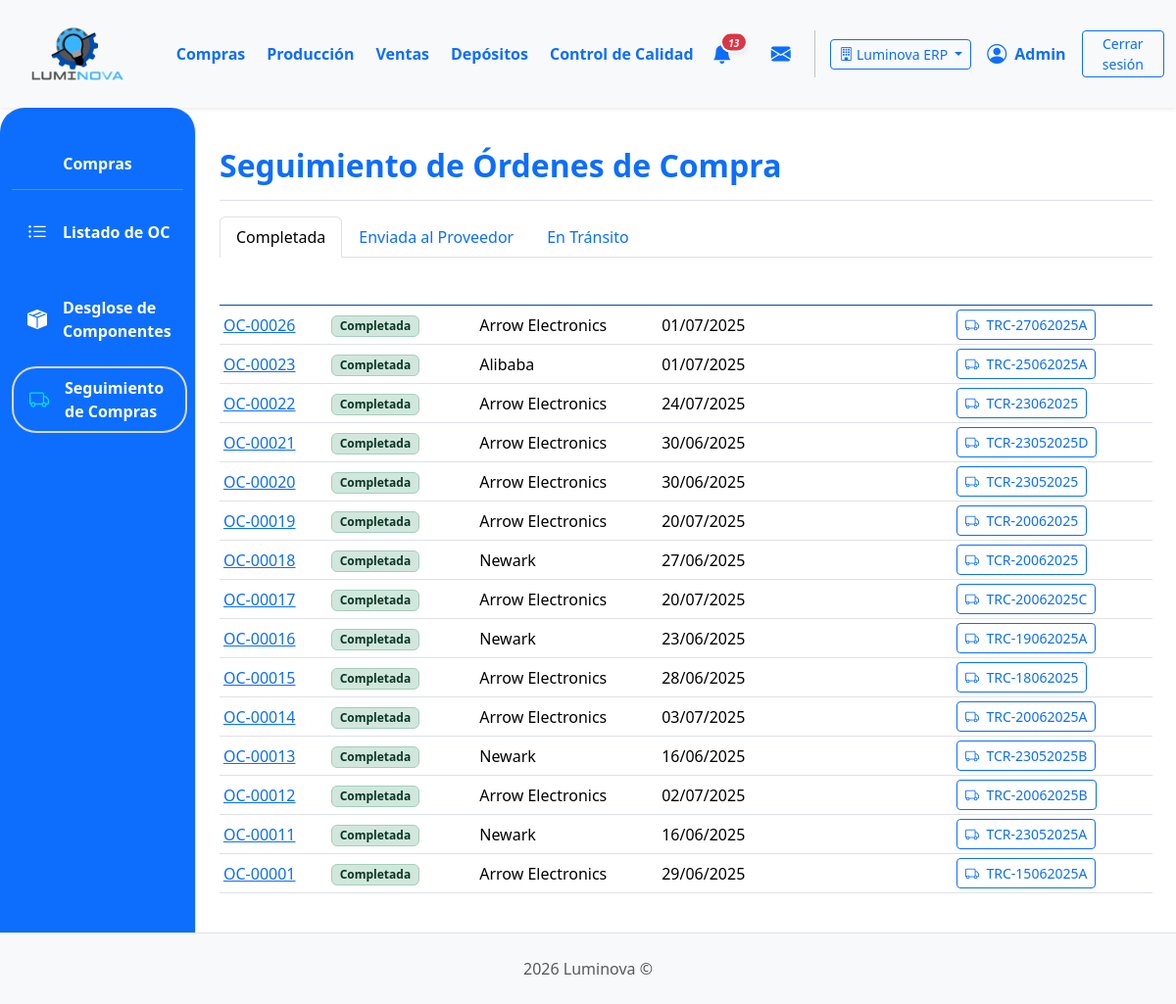
Page /compras/compras/seguimiento/ (signed in) on the committed database.
### App_LUMINOVA/models.py (models this page shows, shortened)
class Empresa(models.Model):
    nombre = models.CharField(max_length=150, unique=True)
    razon_social = models.CharField(max_length=255, blank=True)
    cuit = models.CharField(max_length=20, blank=True)
    direccion = models.CharField(max_length=255, blank=True)
    telefono = models.CharField(max_length=50, blank=True)
    email = models.EmailField(blank=True)
    fecha_creacion = models.DateTimeField(auto_now_add=True)
    activa = models.BooleanField(default=True)
    class Meta:
        verbose_name = "Empresa"
        verbose_name_plural = "Empresas"

class EmpresaScopedModel(models.Model):
    empresa = models.ForeignKey(
        'Empresa',
        on_delete=models.PROTECT,
        related_name="%(app_label)s_%(class)s",
        null=True,
        blank=True,
    )
    EMPRESA_FALLBACK_FIELDS = ()
    class Meta:
        abstract = True

class Orden(EmpresaScopedModel):
    EMPRESA_FALLBACK_FIELDS = ("deposito", "insumo_principal")
    TIPO_ORDEN_CHOICES = [
        ("compra", "Orden de Compra"),
    ]
    ESTADO_ORDEN_COMPRA_CHOICES = [
        ("BORRADOR", "Borrador"),
        ("APROBADA", "Aprobada"),
        ("ENVIADA_PROVEEDOR", "Enviada al Proveedor"),
        ("CONFIRMADA_PROVEEDOR", "Confirmada por Proveedor"),
        ("EN_TRANSITO", "En Tránsito"),
        ("RECIBIDA_PARCIAL", "Recibida Parcialmente"),
        ("RECIBIDA_TOTAL", "Recibida Totalmente"),
        ("COMPLETADA", "Completada"),
        ("CANCELADA", "Cancelada"),
    ]
    numero_orden = models.CharField(
        max_length=20, unique=True, verbose_name="N° Orden de Compra"
    )
    tipo = models.CharField(max_length=20, choices=TIPO_ORDEN_CHOICES, default="compra")
    fecha_creacion = models.DateTimeField(default=timezone.now)
    proveedor = models.ForeignKey(
        Proveedor,
        on_delete=models.PROTECT,
        related_name="ordenes_de_compra_a_proveedor",
    )
    estado = models.CharField(
        max_length=30, choices=ESTADO_ORDEN_COMPRA_CHOICES, default="BORRADOR"
    )
    insumo_principal = models.ForeignKey(
        Insumo,
        on_delete=models.SET_NULL,
        null=True,
        blank=True,
        verbose_name="Insumo Principal",
    )
    cantidad_principal = models.PositiveIntegerField(
        null=True, blank=True, verbose_name="Cantidad Insumo Principal"
    )
    precio_unitario_compra = models.DecimalField(
        max_digits=10,
        decimal_places=2,
        null=True,
        blank=True,
        verbose_name="Precio Unit. Compra (de la oferta)",
    )
    deposito = models.ForeignKey(
        'Deposito',
        on_delete=models.PROTECT,
        null=True,
        blank=True,
        related_name='ordenes_de_compra',
        verbose_name='Depósito que solicita',
        help_text='Depósito que origina la solicitud de compra',
    )
    fecha_estimada_entrega = models.DateField(null=True, blank=True)
    numero_tracking = models.CharField(max_length=50, null=True, blank=True)
    notas = models.TextField(blank=True, null=True)
    class Meta:
        verbose_name = "Orden de Compra"
        verbose_name_plural = "Órdenes de Compra"
        ordering = ['-fecha_creacion']
        indexes = [
            models.Index(fields=['empresa', 'estado']),
            models.Index(fields=['empresa', 'deposito']),
            models.Index(fields=['estado', 'fecha_creacion']),
            models.Index(fields=['proveedor', 'estado']),
        ]

class Proveedor(EmpresaScopedModel):
    nombre = models.CharField(max_length=100)  # ❌ Quitado unique=True (multi-tenant fix)
    contacto = models.CharField(max_length=100, blank=True)
    telefono = models.CharField(max_length=25, blank=True)
    email = models.EmailField(blank=True, null=True)
    class Meta:
        unique_together = ('nombre', 'empresa')
        verbose_name = "Proveedor"
        verbose_name_plural = "Proveedores"
        ordering = ['nombre']
        indexes = [
            models.Index(fields=['empresa', 'nombre']),
        ]

### App_LUMINOVA/views_compras.py (the view)
# urls.py: path("compras/seguimiento/", compras_seguimiento_view, name="compras_seguimiento"),
@login_required
def compras_seguimiento_view(request):
    from collections import OrderedDict
    ESTADOS_SEGUIMIENTO = [
        "ENVIADA_PROVEEDOR",
        "EN_TRANSITO",
        "RECIBIDA_PARCIAL",
        "RECIBIDA_TOTAL",
        "COMPLETADA",
    ]
    ocs_seguimiento = filter_ordenes_compra_por_empresa(
        request,
        Orden.objects.filter(tipo="compra", estado__in=ESTADOS_SEGUIMIENTO)
        .select_related("proveedor")
        .order_by("-fecha_creacion")
    )
    estados_oc_dict = OrderedDict()
    for oc in ocs_seguimiento:
        estado = oc.estado
        nombre = oc.get_estado_display()
        if estado not in estados_oc_dict:
            estados_oc_dict[estado] = {"nombre": nombre, "ocs": []}
        estados_oc_dict[estado]["ocs"].append(oc)
    estados_oc_tabs = [(estado, data["nombre"], data["ocs"]) for estado, data in estados_oc_dict.items()]
    context = {
        "estados_oc_tabs": estados_oc_tabs,
        "titulo_seccion": "Seguimiento de Órdenes de Compra",
    }
    return render(request, "compras/seguimiento.html", context)

### App_LUMINOVA/context_processors.py (called while the page is built, shortened)
def puede_ver_deposito_sidebar(request):
    user = getattr(request, 'user', None)
    if not user or not user.is_authenticated:
        return {'puede_ver_deposito_sidebar': False}
    if user.is_superuser:
        return {'puede_ver_deposito_sidebar': True}

def empresa_actual_context(request):
    from .models import Empresa
    context = {
        'empresa_actual': None,
        'empresas_disponibles': [],
        'es_multi_empresa': False,
    }
    if request.user.is_authenticated:
        context['empresa_actual'] = getattr(request, 'empresa_actual', None)
        if request.user.is_superuser:
            empresas = Empresa.objects.filter(activa=True)
            context['empresas_disponibles'] = list(empresas)
            context['es_multi_empresa'] = empresas.count() > 1
        else:
            if hasattr(request.user, 'perfil'):
                context['empresas_disponibles'] = [request.user.perfil.empresa]
    return context

### App_LUMINOVA/empresa_filters.py (called while the page is built)
def _filter_queryset_by_empresa(request, queryset, fallback_paths=None):
    empresa_actual = getattr(request, 'empresa_actual', None)
    if not empresa_actual:
        return queryset.none()
    condition = Q(empresa=empresa_actual)
    if fallback_paths:
        fallback_condition = Q()
        for path in fallback_paths:
            fallback_condition |= Q(empresa__isnull=True) & Q(**{f"{path}__empresa": empresa_actual})
        condition |= fallback_condition
    return queryset.filter(condition)

def filter_ordenes_compra_por_empresa(request, queryset=None):
    if queryset is None:
        queryset = Orden.objects.filter(tipo='compra')
    return _filter_queryset_by_empresa(request, queryset, fallback_paths=("deposito",))

### App_LUMINOVA/threadlocals.py (called while the page is built)
def set_current_empresa(empresa):
    _locals.empresa_actual = empresa

### App_LUMINOVA/utils.py (called while the page is built)
def es_admin(user):
    if user.is_superuser:
        return True
    for grupo in user.groups.all():
        nombre_lower = grupo.name.lower()
        if nombre_lower == 'administrador' or nombre_lower.endswith('__administrador'):
            return True
    return False

def annotate_insumo_stock(queryset):
    from App_LUMINOVA.models import StockInsumo
    stock_subquery = StockInsumo.objects.filter(
        insumo=OuterRef('pk')
    ).values('insumo').annotate(
        total=Sum('cantidad')
    ).values('total')
    return queryset.annotate(
        stock_calculado=Coalesce(Subquery(stock_subquery), Value(0), output_field=IntegerField())
    )

### App_LUMINOVA/templates/compras/seguimiento.html (shortened to what this page needs)
{% extends 'padre.html' %}
{% load static %}
{% block sidebar_content %}
    {% include 'compras/compras_sidebar.html' %}
{% endblock %}
{% block content %}
<div class="d-flex justify-content-between flex-wrap flex-md-nowrap align-items-center pt-3 pb-2 mb-3 border-bottom">
    <h1 class="h2 fw-bold text-primary">Seguimiento de Órdenes de Compra</h1>
</div>
<ul class="nav nav-tabs" id="ocTabs" role="tablist">
  {% for estado, nombre, ocs in estados_oc_tabs %}
    <li class="nav-item" role="presentation">
      <button class="nav-link {% if forloop.first %}active{% endif %}" id="tab-{{ estado }}" data-bs-toggle="tab" data-bs-target="#tab-content-{{ estado }}" type="button" role="tab" aria-controls="tab-content-{{ estado }}" aria-selected="{% if forloop.first %}true{% else %}false{% endif %}">{{ nombre }}</button>
    </li>
  {% endfor %}
</ul>
<div class="tab-content mt-3" id="ocTabsContent">
  {% for estado, nombre, ocs in estados_oc_tabs %}
    <div class="tab-pane fade {% if forloop.first %}show active{% endif %}" id="tab-content-{{ estado }}" role="tabpanel" aria-labelledby="tab-{{ estado }}">
      <div class="table-responsive">
        <table class="table table-hover table-sm align-middle">
          <thead class="color-thead">
            <tr>
              <th class="align-middle">N° OC</th>
              <th class="align-middle">Estado de OC</th>
              <th class="align-middle">Proveedor</th>
              <th class="align-middle">Fecha Estimada de Entrega</th>
              <th class="align-middle">N° Tracking</th>
            </tr>
          </thead>
          <tbody>
            {% for oc in ocs %}
            <tr>
              <td class="align-middle">
                  <a href="{% url 'App_LUMINOVA:compras_detalle_oc' oc.id %}">{{ oc.numero_orden }}</a>
              </td>
              <td class="align-middle">
                  <span class="badge bg-success-subtle text-success-emphasis border border-success-subtle">
                      {{ oc.get_estado_display }}
                  </span>
              </td>
              <td class="align-middle">{{ oc.proveedor.nombre }}</td>
              <td class="align-middle">{{ oc.fecha_estimada_entrega|date:"d/m/Y"|default:"No especificada" }}</td>
              <td>
                {% if oc.numero_tracking %}
                  <a href="{% url 'App_LUMINOVA:compras_tracking_pedido' oc.id %}" class="btn btn-sm btn-outline-primary">
                      <i class="bi bi-truck me-1"></i> {{ oc.numero_tracking }}
                  </a>
                {% else %}
                  N/A
                {% endif %}
              </td>
            </tr>
            {% empty %}
            <tr>
              <td colspan="5" class="text-center fst-italic text-muted py-3">No hay órdenes en este estado.</td>
            </tr>
            {% endfor %}
          </tbody>
        </table>
      </div>
    </div>
  {% endfor %}
</div>
{% endblock %}

### App_LUMINOVA/templates/shared/header.html (shortened to what this page needs)
{% load static %}
<header>
    <nav class="navbar navbar-expand-lg navbar-light bg-light shadow-sm p-0">
        <div class="container-fluid d-flex align-items-center">
            <div class="col-md-3 col-lg-1">
                <a class="navbar-brand d-flex align-items-center ms-3" href="{% url 'App_LUMINOVA:dashboard' %}">
                    <img src="{% static 'img/logo.png' %}" alt="Luminova Logo" height="100" width="100" class="d-inline-block align-text-top me-2">
                </a>
            </div>
            <div class="collapse navbar-collapse" id="navbarContent" style="padding-left: 5%;">
                <ul class="navbar-nav mb-2 mb-lg-0 d-flex justify-content-around w-100">
                    <li class="nav-item"><a class="nav-link text-primary fw-bold" href="{% url 'App_LUMINOVA:compras_lista_oc' %} ">Compras</a></li>
                    <li class="nav-item"><a class="nav-link text-primary fw-bold" href="{% url 'App_LUMINOVA:produccion_principal' %}">Producción</a></li>
                    <li class="nav-item"><a class="nav-link text-primary fw-bold" href="{% url 'App_LUMINOVA:ventas_lista_ov' %}">Ventas</a></li>
                    <li class="nav-item"><a class="nav-link text-primary fw-bold" href="{% url 'App_LUMINOVA:seleccionar_deposito' %}">Depósitos</a></li>
                    <li class="nav-item"><a class="nav-link text-primary fw-bold" href="{% url 'App_LUMINOVA:control_calidad_view' %}">Control de Calidad</a></li>
                </ul>
                <div class="navbar-nav ms-auto d-flex flex-row align-items-center">
                    {% if user.is_authenticated %}
                        <div class="nav-item dropdown me-3">
                            <a class="nav-link px-2 position-relative d-flex align-items-center" href="#" role="button" data-bs-toggle="dropdown" aria-expanded="false" title="Notificaciones">
                                <i class="bi bi-bell-fill fs-5 text-primary">
                                    {% if total_notificaciones > 0 %}
                                    <span class="position-absolute translate-middle badge rounded-pill bg-danger shadow-sm" style="font-size: 0.5em; min-width:18px; border:2px solid #fff; margin-top: 3px; margin-left: 2px; display: inline-block; text-align: center;">{{ total_notificaciones }}</span>
                                    {% endif %}
                                </i>
                            </a>
                        </div>
                        <div class="nav-item dropdown ms-2" id="dropdown-mensajes">
                            <a class="nav-link px-2 position-relative d-flex align-items-center" href="#" id="mensajesDropdown" role="button" data-bs-toggle="dropdown" aria-expanded="false" title="Mensajes">
                                <i class="bi bi-envelope-fill fs-5 text-primary"></i>
                            </a>
                        </div>
                        <div class="nav-item d-flex align-items-center">
                            {% if empresas_disponibles|length > 1 %}
                            <div class="dropdown me-3">
                                <button class="btn btn-sm btn-outline-primary dropdown-toggle" type="button" id="empresaDropdown" data-bs-toggle="dropdown" aria-expanded="false" title="Cambiar empresa">
                                    <i class="bi bi-building"></i>
                                    <span class="d-none d-lg-inline">{{ empresa_actual.nombre|truncatechars:20 }}</span>
                                </button>
                            </div>
                            {% endif %}
                             <i class="bi bi-person-circle fs-5 text-primary"></i>
                             <span class="ms-2 fw-bold text-primary">{{ user.first_name|default:user.username|capfirst }}</span>
                        </div>
                        <div class="nav-item ms-3">
                            <a class="btn btn-outline-primary btn-sm btn-CS" href="#" id="logout-btn">Cerrar sesión</a>
                        </div>
                    {% endif %}
                </div>
            </div>
        </div>
    </nav>
</header>

### App_LUMINOVA/static/css/custom.css (style rules this page uses)
html, body { height: 100%; margin: 0; }
body { display: flex; flex-direction: column; min-height: 100vh; }
.table > thead.color-thead { --bs-table-color: white; background-color: #014BAC !important; color: white !important; border-color: #014BAC !important; }
.table > thead.color-thead > tr > th { color: inherit !important; vertical-align: middle !important; }

### App_LUMINOVA/templates/shared/header.html (style rules this page uses)
.btn-CS { --bs-btn-padding-x: 1.25rem; --bs-btn-padding-y: 0.15rem; }

### rows in the picture
Empresa: nombre "Luminova ERP"
Orden: nombre "Enviada al Proveedor"
Orden: nombre "En Tránsito"
Orden: numero_orden "OC-00026", estado "Completada", proveedor.nombre "Arrow Electronics", fecha_estimada_entrega "01/07/2025", numero_tracking "TRC-27062025A"
Orden: numero_orden "OC-00023", estado "Completada", proveedor.nombre "Alibaba", fecha_estimada_entrega "01/07/2025", numero_tracking "TRC-25062025A"
Orden: numero_orden "OC-00022", estado "Completada", proveedor.nombre "Arrow Electronics", fecha_estimada_entrega "24/07/2025", numero_tracking "TCR-23062025"
Orden: numero_orden "OC-00021", estado "Completada", proveedor.nombre "Arrow Electronics", fecha_estimada_entrega "30/06/2025", numero_tracking "TCR-23052025D"
Orden: numero_orden "OC-00020", estado "Completada", proveedor.nombre "Arrow Electronics", fecha_estimada_entrega "30/06/2025", numero_tracking "TCR-23052025"
Orden: numero_orden "OC-00019", estado "Completada", proveedor.nombre "Arrow Electronics", fecha_estimada_entrega "20/07/2025", numero_tracking "TCR-20062025"
Orden: numero_orden "OC-00018", estado "Completada", proveedor.nombre "Newark", fecha_estimada_entrega "27/06/2025", numero_tracking "TCR-20062025"
Orden: numero_orden "OC-00017", estado "Completada", proveedor.nombre "Arrow Electronics", fecha_estimada_entrega "20/07/2025", numero_tracking "TRC-20062025C"
Orden: numero_orden "OC-00016", estado "Completada", proveedor.nombre "Newark", fecha_estimada_entrega "23/06/2025", numero_tracking "TRC-19062025A"
Orden: numero_orden "OC-00015", estado "Completada", proveedor.nombre "Arrow Electronics", fecha_estimada_entrega "28/06/2025", numero_tracking "TRC-18062025"
Orden: numero_orden "OC-00014", estado "Completada", proveedor.nombre "Arrow Electronics", fecha_estimada_entrega "03/07/2025", numero_tracking "TRC-20062025A"
Orden: numero_orden "OC-00013", estado "Completada", proveedor.nombre "Newark", fecha_estimada_entrega "16/06/2025", numero_tracking "TCR-23052025B"
Orden: numero_orden "OC-00012", estado "Completada", proveedor.nombre "Arrow Electronics", fecha_estimada_entrega "02/07/2025", numero_tracking "TRC-20062025B"
Orden: numero_orden "OC-00011", estado "Completada", proveedor.nombre "Newark", fecha_estimada_entrega "16/06/2025", numero_tracking "TCR-23052025A"
Orden: numero_orden "OC-00001", estado "Completada", proveedor.nombre "Arrow Electronics", fecha_estimada_entrega "29/06/2025", numero_tracking "TRC-15062025A"

### other values in the picture
{{ total_notificaciones }} "13"
{{ user.first_name|default:user.username|capfirst }} "Admin"
{{ nombre }} "Completada"
